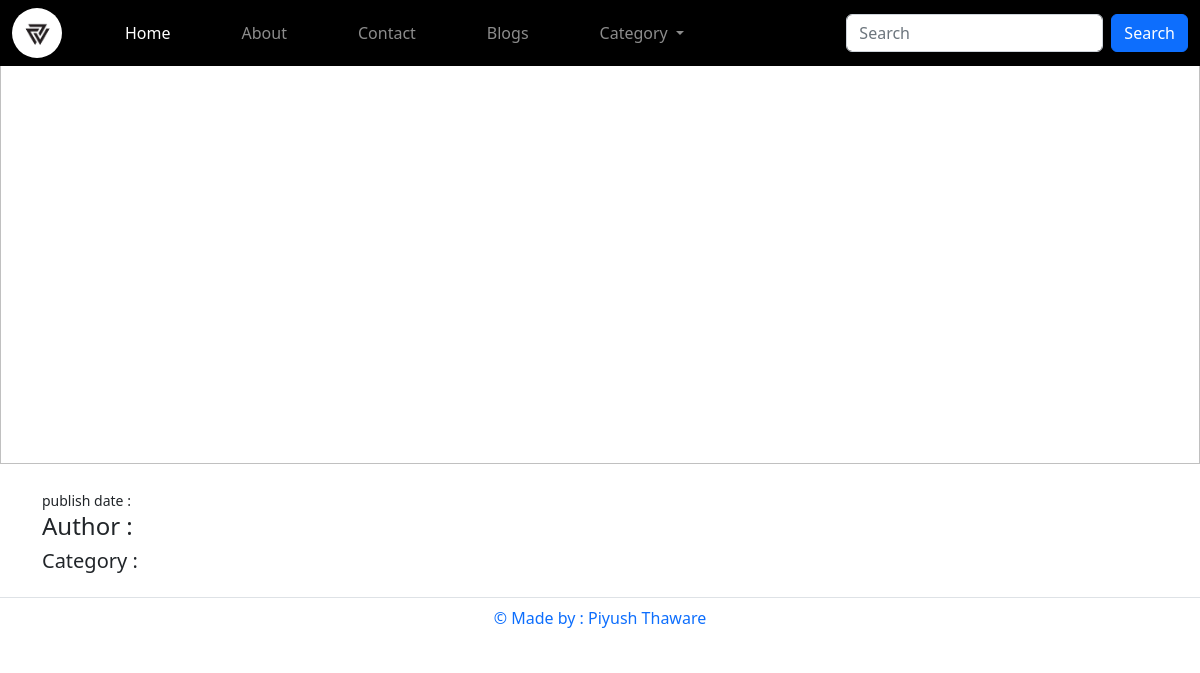
/blog/Post1, run on an earlier commit of the app's database.
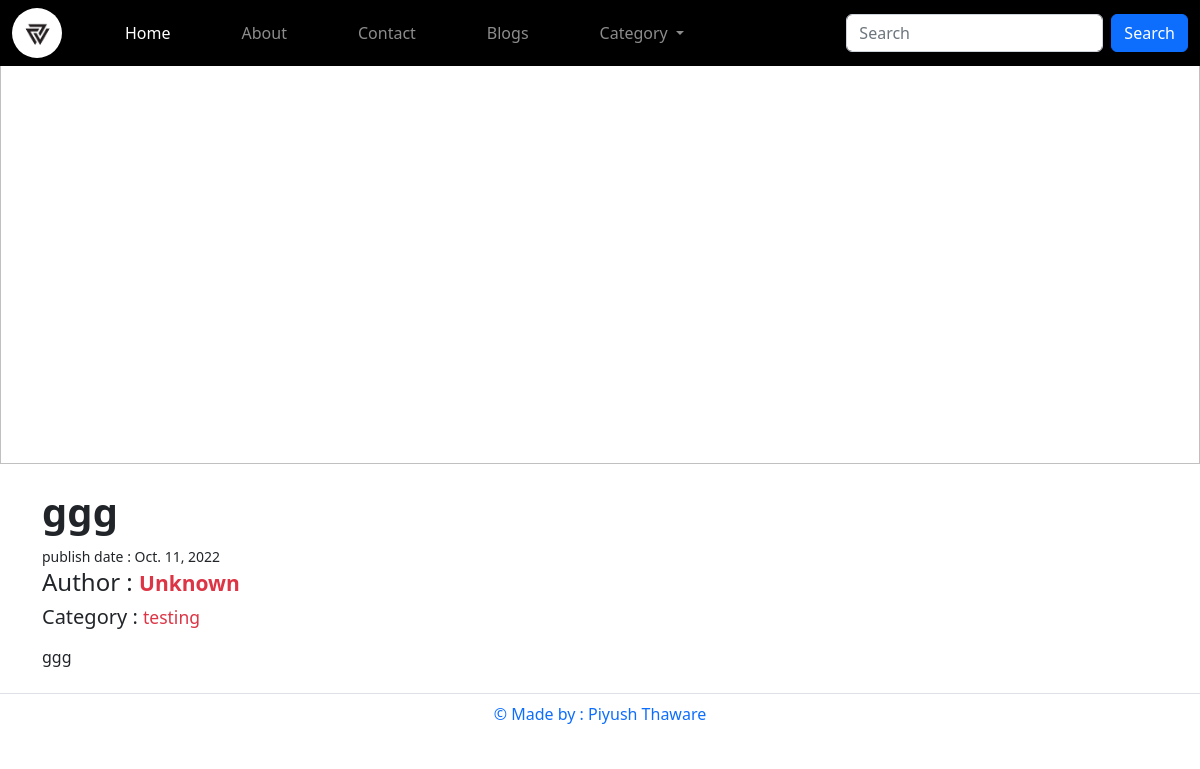
And on a later commit of the database.
### blog/models.py (models this page shows, shortened)
class Blogs(models.Model):
    title = models.CharField(max_length=100)
    content = RichTextField()
    img = models.ImageField(default="")
    author = models.CharField(max_length=20,blank=True,default="Unknown")
    publish_date = models.DateField(auto_now=True)
    category = models.ForeignKey(Category, on_delete=models.CASCADE) #error occurs then commit and create new migrations
    readtime = models.IntegerField(default=10)
    slug = models.CharField(max_length=40)
    timeStamp = models.DateTimeField(auto_now=True)

class Category(models.Model):
    cat_id = models.AutoField(primary_key=True)
    name = models.CharField(max_length=50)
    def __str__(self):
        return self.name

### blog/views.py (the view)
# urls.py: path('<str:slug>',views.blogPost,name="blogPost"),
def blogPost(request,slug):
    post = Blogs.objects.filter(slug=slug).first()
    allCats = Category.objects.all()
    mydict = {'post':post,'allcats':allCats}
    return render(request, 'blog/blogPost.html',mydict)

### blog/templates/blog/blogPost.html (shortened to what this page needs)
{% extends 'websites/home.html' %}
{% block content %}
<div class="container-fluid text-dark mt-5 p-0">
    <header>
        <img
            style="height:400px;width:100%;background:url('/media/{{post.img}}');background-repeat: no-repeat;background-position: center;background-size: cover;margin-top: -50px;">
    </header>
    <div class="container my-4">
        <h1><b>{{post.title}}</b></h1>
        <small>publish date : {{post.publish_date}}</small>
        <h4>Author : <span class="text-danger"><small><b>{{post.author}}</b></small></span></h4>
        <h5>Category : <small class="text-danger">{{post.category}}</small></h5>
        <p>{{post.content|safe}}</p>
    </div>
</div>
{% endblock content %}

What changed in the data, as far as the page shows it:
added Blogs: title "ggg", publish_date "Oct. 11, 2022", author "Unknown", category "testing", content "ggg"
